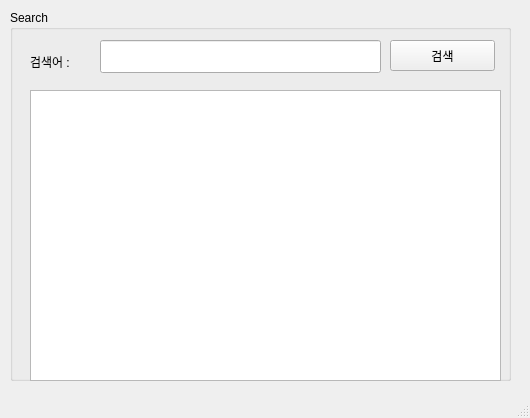
<?xml version="1.0" encoding="UTF-8"?>
<ui version="4.0">
 <class>MainWindow</class>
 <widget class="QMainWindow" name="MainWindow">
  <property name="geometry">
   <rect>
    <x>0</x>
    <y>0</y>
    <width>530</width>
    <height>418</height>
   </rect>
  </property>
  <property name="windowTitle">
   <string>네이버 검색</string>
  </property>
  <widget class="QWidget" name="centralwidget">
   <widget class="QGroupBox" name="groupBox">
    <property name="geometry">
     <rect>
      <x>10</x>
      <y>10</y>
      <width>501</width>
      <height>371</height>
     </rect>
    </property>
    <property name="title">
     <string>Search</string>
    </property>
    <widget class="QLabel" name="label">
     <property name="geometry">
      <rect>
       <x>20</x>
       <y>40</y>
       <width>71</width>
       <height>23</height>
      </rect>
     </property>
     <property name="text">
      <string>검색어 : </string>
     </property>
    </widget>
    <widget class="QLineEdit" name="txtSearchWord">
     <property name="geometry">
      <rect>
       <x>90</x>
       <y>30</y>
       <width>281</width>
       <height>33</height>
      </rect>
     </property>
    </widget>
    <widget class="QPushButton" name="btnSearch">
     <property name="geometry">
      <rect>
       <x>380</x>
       <y>30</y>
       <width>105</width>
       <height>31</height>
      </rect>
     </property>
     <property name="text">
      <string>검색</string>
     </property>
    </widget>
    <widget class="QListView" name="lsvResult">
     <property name="geometry">
      <rect>
       <x>20</x>
       <y>80</y>
       <width>471</width>
       <height>291</height>
      </rect>
     </property>
    </widget>
   </widget>
  </widget>
  <widget class="QStatusBar" name="statusbar"/>
 </widget>
 <resources/>
 <connections/>
</ui>
